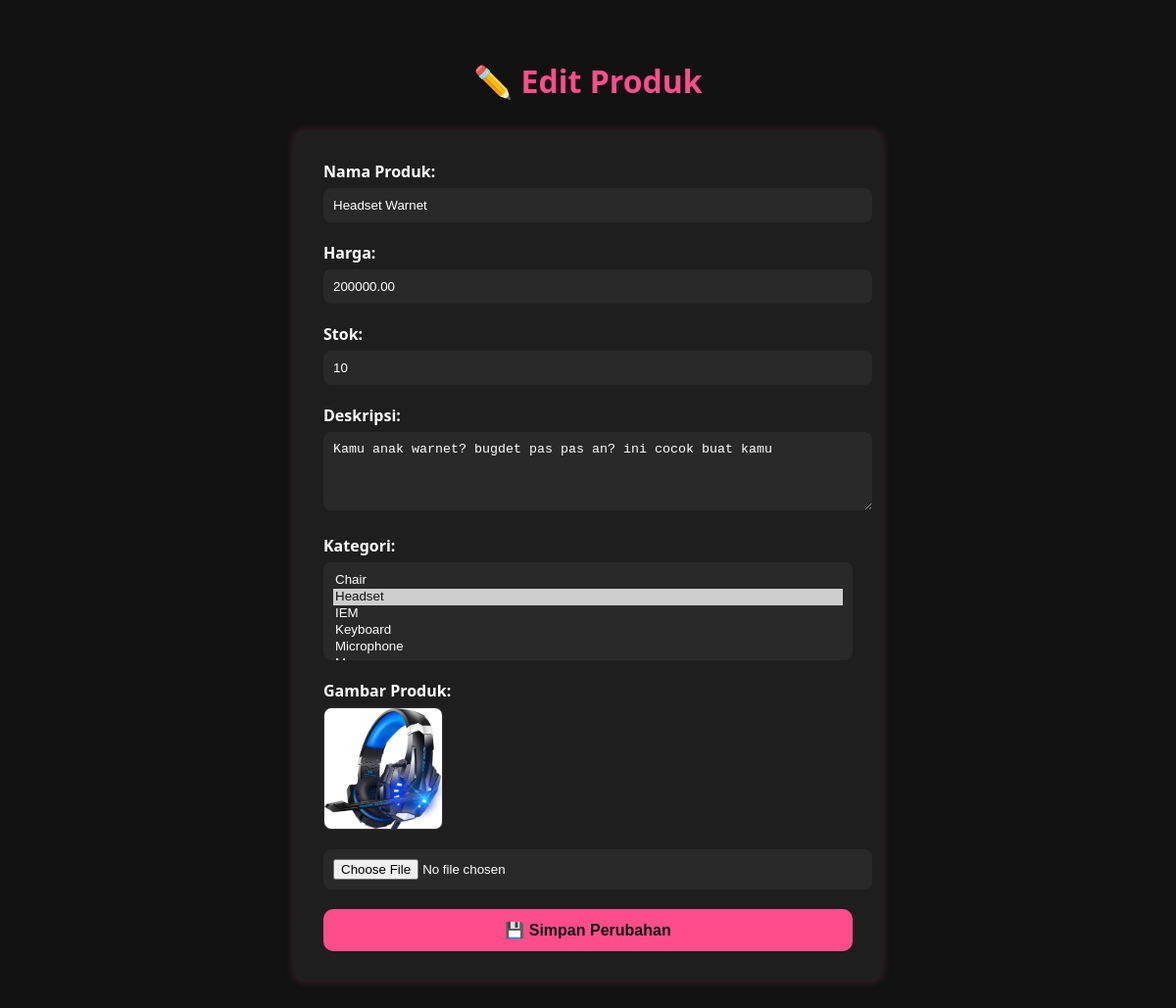
Screenshot of /updateProduk.php?id=10 (signed in) with the database file from the repository.
### tables this page shows
CREATE TABLE `products` (
  `id_product` int(11) NOT NULL,
  `name` varchar(100) NOT NULL,
  `description` text DEFAULT NULL,
  `price` decimal(10,2) NOT NULL,
  `stock` int(11) DEFAULT 0,
  `image` varchar(255) DEFAULT NULL,
  `created_at` timestamp NOT NULL DEFAULT current_timestamp()
);

### updateProduk.php (the view, shortened to what this page needs)
<?php
include 'koneksiDB.php';
$id_product = intval($_GET['id']);
$stmt = $conn->prepare("SELECT * FROM products WHERE id_product = ?");
$stmt->bind_param("i", $id_product);
$stmt->execute();
$result = $stmt->get_result();
$product = $result->fetch_assoc();
$categoryQuery = $conn->query("SELECT * FROM categories");
$currentCategories = [];
$catStmt = $conn->prepare("SELECT id_category FROM product_categories WHERE id_product = ?");
$catStmt->bind_param("i", $id_product);
$catStmt->execute();
$catRes = $catStmt->get_result();
while ($row = $catRes->fetch_assoc()) {
    $currentCategories[] = $row['id_category'];
}
?>
<!DOCTYPE html>
<html lang="id">
<head>
</head>
<body>
    <h1>✏️ Edit Produk</h1>
    <form method="post" enctype="multipart/form-data">
        <label for="name">Nama Produk:</label>
        <input type="text" name="name" id="name" value="<?= htmlspecialchars($product['name']) ?>" required>
        <label for="price">Harga:</label>
        <input type="number" name="price" id="price" value="<?= $product['price'] ?>" step="0.01" required>
        <label for="stock">Stok:</label>
        <input type="number" name="stock" id="stock" value="<?= $product['stock'] ?>" required>
        <label for="description">Deskripsi:</label>
        <textarea name="description" id="description" rows="4"><?= htmlspecialchars($product['description']) ?></textarea>
        <label for="categories">Kategori:</label>
        <select name="categories[]" id="categories" multiple>
            <?php
            $categoryQuery->data_seek(0);
            while ($cat = $categoryQuery->fetch_assoc()):
                $selected = in_array($cat['id_category'], $currentCategories) ? 'selected' : '';
            ?>
                <option value="<?= $cat['id_category'] ?>" <?= $selected ?>>
                    <?= htmlspecialchars($cat['name']) ?>
                </option>
            <?php endwhile; ?>
        </select>
        <label for="image">Gambar Produk:</label>
        <?php if ($product['image']): ?>
            <img src="uploads/<?= htmlspecialchars($product['image']) ?>" class="img-preview" alt="Preview">
        <?php endif; ?>
        <input type="file" name="image" id="image" accept="image/*">
        <button type="submit">💾 Simpan Perubahan</button>
    </form>
</body>
</html>

### updateProduk.php (style rules this page uses)
body { font-family: 'Segoe UI', sans-serif; background: #121212; color: #fff; max-width: 600px; margin: auto; padding: 40px; }
h1 { text-align: center; color: #ff4d8b; margin-bottom: 30px; }
form { background: #1e1e1e; padding: 30px; border-radius: 10px; box-shadow: 0 0 10px #ff4d8b40; }
label { display: block; margin-bottom: 6px; font-weight: bold; }
input, textarea, select { width: 100%; padding: 10px; margin-bottom: 20px; border-radius: 8px; border: none; background-color: #292929; color: #fff; }
select[multiple] { height: 100px; }
button { width: 100%; padding: 12px; background: #ff4d8b; border: none; font-weight: bold; color: #121212; border-radius: 10px; cursor: pointer; font-size: 1em; }
.img-preview { width: 120px; margin-bottom: 15px; border-radius: 8px; border: 1px solid #333; }

### rows the page displays
products: name "Headset Warnet", price "200000.00", stock "10", description "Kamu anak warnet? bugdet pas pas an? ini cocok buat kamu", image (picture)

### other values shown
form field value "Chair / Headset ☑ / IEM / Keyboard / Microphone"
